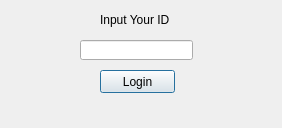
<?xml version="1.0" encoding="UTF-8"?>
<ui version="4.0">
 <class>Dialog_login</class>
 <widget class="QDialog" name="Dialog_login">
  <property name="geometry">
   <rect>
    <x>0</x>
    <y>0</y>
    <width>282</width>
    <height>128</height>
   </rect>
  </property>
  <property name="windowTitle">
   <string>Dialog</string>
  </property>
  <widget class="QPushButton" name="pushButton_login">
   <property name="geometry">
    <rect>
     <x>100</x>
     <y>70</y>
     <width>75</width>
     <height>23</height>
    </rect>
   </property>
   <property name="text">
    <string>Login</string>
   </property>
  </widget>
  <widget class="QLabel" name="label_login_status">
   <property name="geometry">
    <rect>
     <x>120</x>
     <y>110</y>
     <width>47</width>
     <height>13</height>
    </rect>
   </property>
   <property name="text">
    <string/>
   </property>
  </widget>
  <widget class="QLineEdit" name="lineEdit_userid">
   <property name="geometry">
    <rect>
     <x>80</x>
     <y>40</y>
     <width>113</width>
     <height>20</height>
    </rect>
   </property>
  </widget>
  <widget class="QLabel" name="label">
   <property name="geometry">
    <rect>
     <x>100</x>
     <y>10</y>
     <width>71</width>
     <height>20</height>
    </rect>
   </property>
   <property name="text">
    <string>Input Your ID</string>
   </property>
  </widget>
 </widget>
 <resources/>
 <connections/>
</ui>
